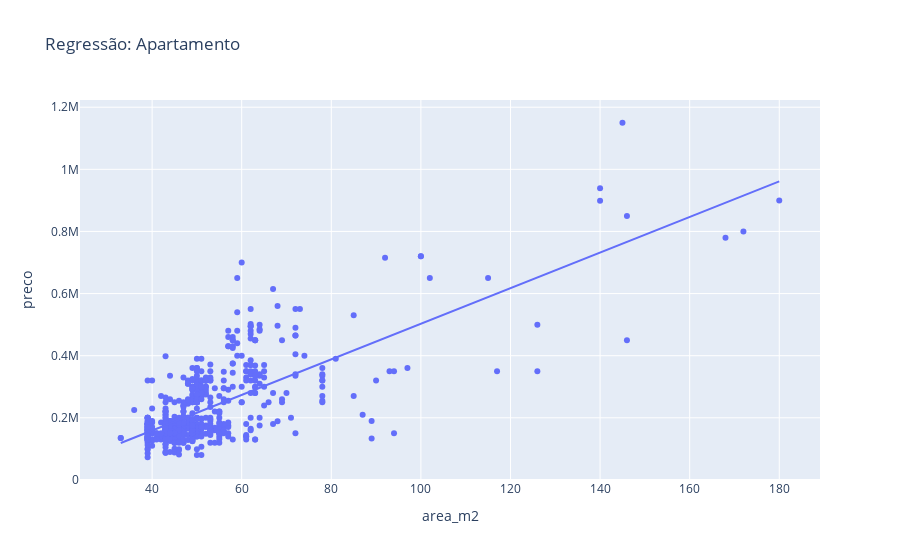
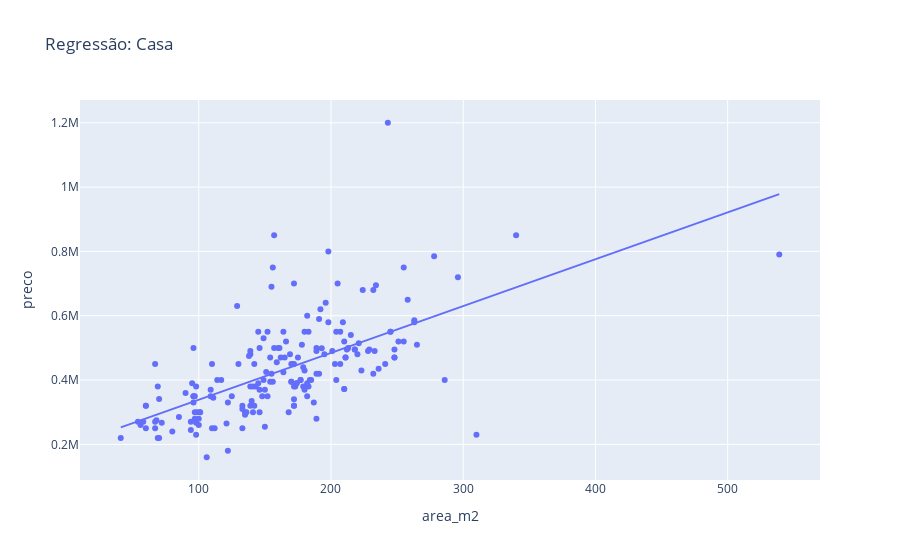
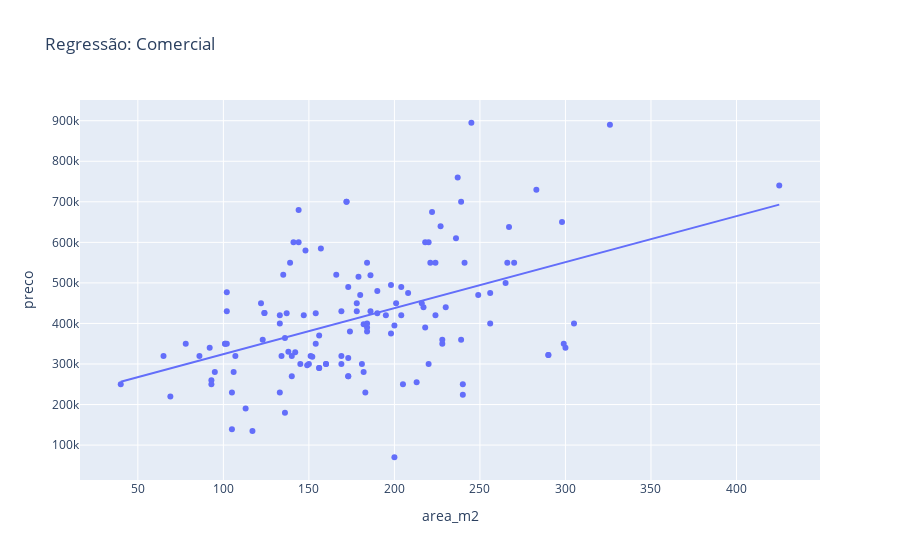

Here is the notebook cell these charts were saved with, in order:
### Code cell
px.scatter(dados_apartamentos, x='area_m2', y='preco', title='Regressão: Apartamento', trendline='ols').show()
px.scatter(dados_casas, x='area_m2', y='preco', title='Regressão: Casa', trendline='ols').show()
px.scatter(dados_comerciais, x='area_m2', y='preco', title='Regressão: Comercial', trendline='ols').show()

### Figure 1 — Plotly figure (JSON) as saved in the notebook; plotly's stock layout.template omitted (floating-point values rounded to 4 significant figures; data arrays with more than 128 entries replaced by an {"elided": "..."} marker saying what was removed)
{"data": [{"hovertemplate": "area_m2=%{x}<br>preco=%{y}<extra></extra>", "legendgroup": "", "marker": {"color": "#636efa", "symbol": "circle"}, "mode": "markers", "name": "", "orientation": "v", "showlegend": false, "type": "scatter", "x": {"elided": "652 int values"}, "xaxis": "x", "y": {"elided": "652 int values"}, "yaxis": "y"}, {"hovertemplate": "<b>OLS trendline</b><br>preco = 5731.31 * area_m2 + -70279<br>R<sup>2</sup>=0.535712<br><br>area_m2=%{x}<br>preco=%{y} <b>(trend)</b><extra></extra>", "legendgroup": "", "marker": {"color": "#636efa", "symbol": "circle"}, "mode": "lines", "name": "", "showlegend": false, "type": "scatter", "x": {"elided": "652 int values"}, "xaxis": "x", "y": {"elided": "652 float values"}, "yaxis": "y"}], "layout": {"legend": {"tracegroupgap": 0}, "title": {"text": "Regressão: Apartamento"}, "xaxis": {"anchor": "y", "domain": [0, 1], "title": {"text": "area_m2"}}, "yaxis": {"anchor": "x", "domain": [0, 1], "title": {"text": "preco"}}}}

### Figure 2 — Plotly figure (JSON) as saved in the notebook; plotly's stock layout.template omitted (floating-point values rounded to 4 significant figures; data arrays with more than 128 entries replaced by an {"elided": "..."} marker saying what was removed)
{"data": [{"hovertemplate": "area_m2=%{x}<br>preco=%{y}<extra></extra>", "legendgroup": "", "marker": {"color": "#636efa", "symbol": "circle"}, "mode": "markers", "name": "", "orientation": "v", "showlegend": false, "type": "scatter", "x": {"elided": "192 int values"}, "xaxis": "x", "y": {"elided": "192 int values"}, "yaxis": "y"}, {"hovertemplate": "<b>OLS trendline</b><br>preco = 1456.25 * area_m2 + 193215<br>R<sup>2</sup>=0.394800<br><br>area_m2=%{x}<br>preco=%{y} <b>(trend)</b><extra></extra>", "legendgroup": "", "marker": {"color": "#636efa", "symbol": "circle"}, "mode": "lines", "name": "", "showlegend": false, "type": "scatter", "x": {"elided": "192 int values"}, "xaxis": "x", "y": {"elided": "192 float values"}, "yaxis": "y"}], "layout": {"legend": {"tracegroupgap": 0}, "title": {"text": "Regressão: Casa"}, "xaxis": {"anchor": "y", "domain": [0, 1], "title": {"text": "area_m2"}}, "yaxis": {"anchor": "x", "domain": [0, 1], "title": {"text": "preco"}}}}

### Figure 3 — Plotly figure (JSON) as saved in the notebook; plotly's stock layout.template omitted (floating-point values rounded to 4 significant figures; data arrays with more than 128 entries replaced by an {"elided": "..."} marker saying what was removed)
{"data": [{"hovertemplate": "area_m2=%{x}<br>preco=%{y}<extra></extra>", "legendgroup": "", "marker": {"color": "#636efa", "symbol": "circle"}, "mode": "markers", "name": "", "orientation": "v", "showlegend": false, "type": "scatter", "x": {"elided": "131 int values"}, "xaxis": "x", "y": {"elided": "131 int values"}, "yaxis": "y"}, {"hovertemplate": "<b>OLS trendline</b><br>preco = 1135.08 * area_m2 + 210672<br>R<sup>2</sup>=0.216432<br><br>area_m2=%{x}<br>preco=%{y} <b>(trend)</b><extra></extra>", "legendgroup": "", "marker": {"color": "#636efa", "symbol": "circle"}, "mode": "lines", "name": "", "showlegend": false, "type": "scatter", "x": {"elided": "131 int values"}, "xaxis": "x", "y": {"elided": "131 float values"}, "yaxis": "y"}], "layout": {"legend": {"tracegroupgap": 0}, "title": {"text": "Regressão: Comercial"}, "xaxis": {"anchor": "y", "domain": [0, 1], "title": {"text": "area_m2"}}, "yaxis": {"anchor": "x", "domain": [0, 1], "title": {"text": "preco"}}}}
